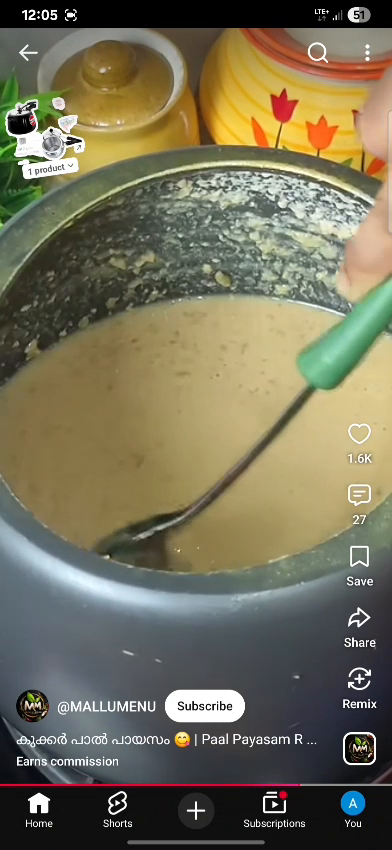
#> input picture frame 210 of data/payasam_test.mp4, 392 x 850 px
$ python video_analyzer.py
#> lines starting #> are read from the running program, lines starting #| are printed output that depends on the picture; long printed decimals are rounded
import cv2


def analyze_video(video_path):
    cap = cv2.VideoCapture(video_path)

    if not cap.isOpened():
        return None

    frame_count = int(cap.get(cv2.CAP_PROP_FRAME_COUNT))
    fps = cap.get(cv2.CAP_PROP_FPS)

    duration = frame_count / fps if fps > 0 else 0

    cap.release()

    return {
        "frame_count": frame_count,
        "fps": fps,
        "duration": duration
    }


def extract_middle_frame(video_path):
#> called with video_path = 'data/payasam_test.mp4'
    cap = cv2.VideoCapture(video_path)

    if not cap.isOpened():
        return None

    frame_count = int(cap.get(cv2.CAP_PROP_FRAME_COUNT))

    middle_frame = frame_count // 2
    cap.set(cv2.CAP_PROP_POS_FRAMES, middle_frame)

    success, frame = cap.read()
#> frame is the input picture: shape (850, 392, 3); mean B, G, R 89.1, 112.2, 117.3
    cap.release()

    if success:
        cv2.imwrite("data/middle_frame.jpg", frame)
        return True

    return False


def calculate_motion(frame1, frame2):
    gray1 = cv2.cvtColor(frame1, cv2.COLOR_BGR2GRAY)
    gray2 = cv2.cvtColor(frame2, cv2.COLOR_BGR2GRAY)

    difference = cv2.absdiff(gray1, gray2)

    motion_score = difference.mean()

    return motion_score


if __name__ == "__main__":
    video_path = "data/payasam_test.mp4"

    result = analyze_video(video_path)
    print(result)

    frame_result = extract_middle_frame(video_path)
    print("Middle frame extracted:", frame_result)

    cap = cv2.VideoCapture(video_path)

    motion_scores = []

    if cap.isOpened():
        cap.set(cv2.CAP_PROP_POS_FRAMES, 200)

        success, previous_frame = cap.read()
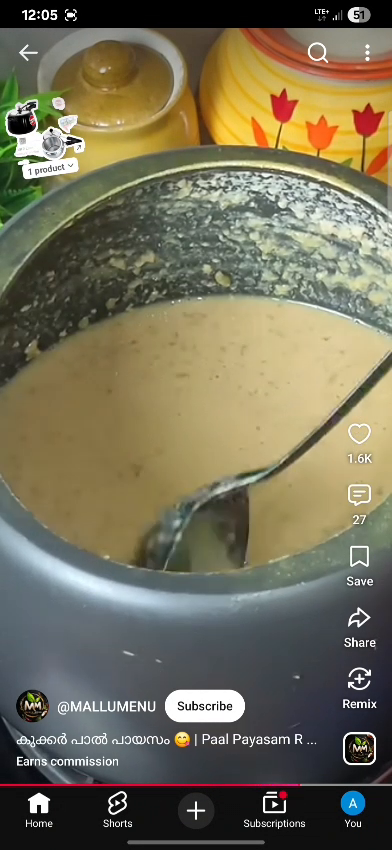
#> input picture frame 200 of data/payasam_test.mp4, 392 x 850 px
#> previous_frame is the input picture: shape (850, 392, 3); mean B, G, R 88.5, 111.1, 116.8

        if success:
            for i in range(10):
                success, current_frame = cap.read()

                if success:
                    motion = calculate_motion(
                        previous_frame,
                        current_frame
                    )

                    motion_scores.append(motion)
                    previous_frame = current_frame
#> this loop made 10 passes
#> (motion_score in calculate_motion, motion) on passes 1 to 10: (1.21, 1.21), (1.03, 1.03), (1.03, 1.03), (0.981, 0.981), (1.06, 1.06), (1.32, 1.32), (1.53, 1.53), (1.83, 1.83), (2.64, 2.64), (2.72, 2.72)
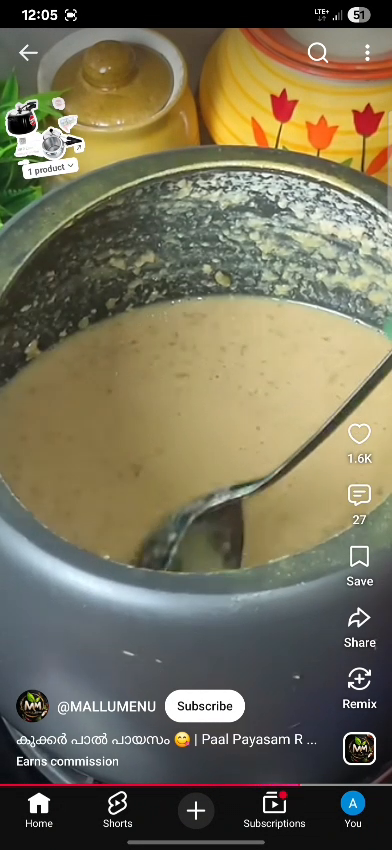
#> input picture frame 201 of data/payasam_test.mp4, 392 x 850 px
#> pass 1, in calculate_motion, `gray1 = cv2.cvtColor(frame1, cv2.COLOR_BGR2GRAY)`:
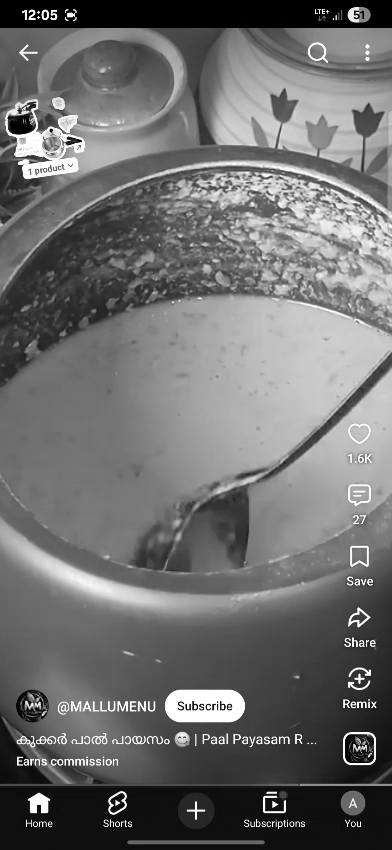
#> gray1: shape (850, 392); min 0, max 255, mean 110.2
#> pass 1, in calculate_motion, `difference = cv2.absdiff(gray1, gray2)`:
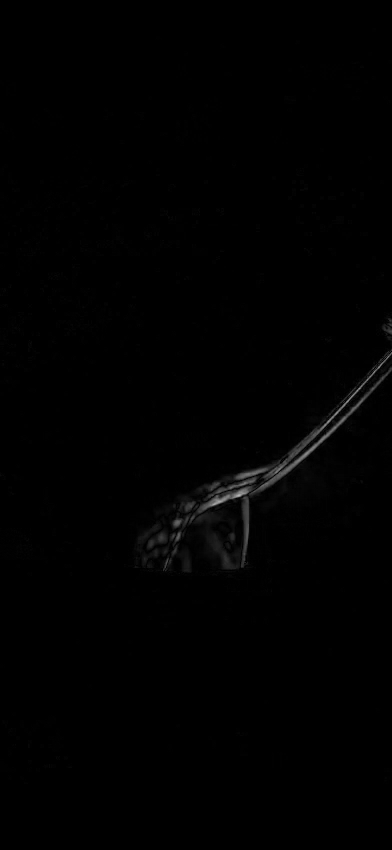
#> difference: shape (850, 392); min 0, max 182, mean 1.2
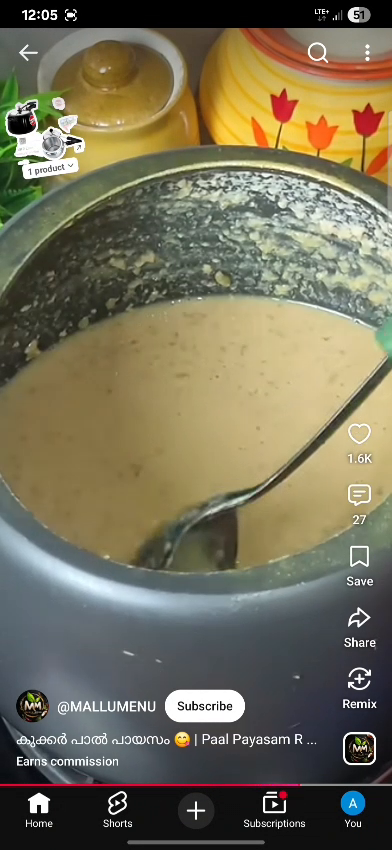
#> input picture frame 202 of data/payasam_test.mp4, 392 x 850 px
#> pass 2, in calculate_motion (call 2), `gray2 = cv2.cvtColor(frame2, cv2.COLOR_BGR2GRAY)`:
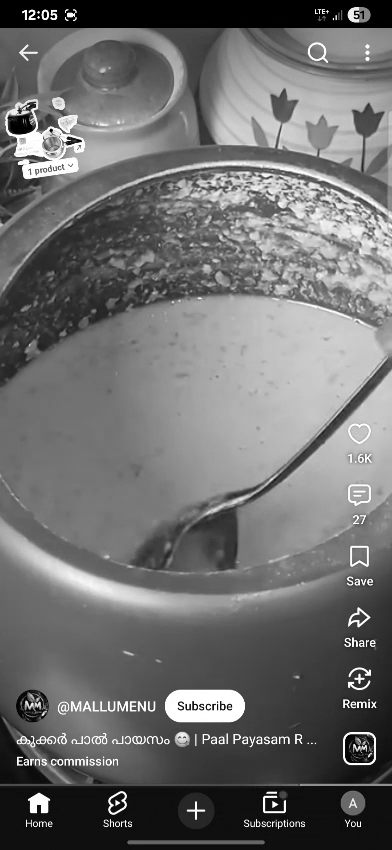
#> gray2: shape (850, 392); min 0, max 255, mean 110.5
#> after the loop, motion_scores = [1.21, 1.03, 1.03, 0.981, 1.06, 1.32, 1.53, 1.83, 2.64, 2.72]

        cap.release()

    print("Motion scores:", motion_scores)
#| Motion scores: [1.213, 1.027, 1.026, 0.9809, 1.059, 1.319, 1.530, 1.825, 2.637, 2.721]

    if motion_scores:
        average_motion = sum(motion_scores) / len(motion_scores)
#> average_motion = 1.53
        print("Average motion:", average_motion)
#| Average motion: 1.534

$ run again, starting later in the video
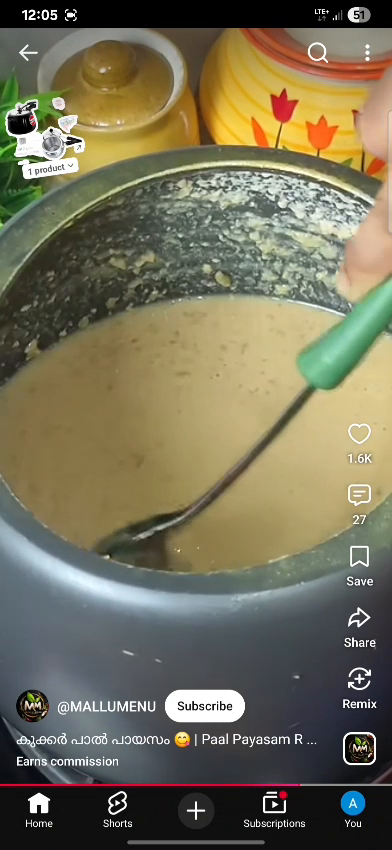
#> input picture frame 210 of data/payasam_test.mp4, 392 x 850 px
#> in extract_middle_frame, frame is the input picture: shape (850, 392, 3); mean B, G, R 89.1, 112.2, 117.3
#> the loop `for i in range(10):` made 10 passes
#> (motion_score in calculate_motion, motion) on passes 1 to 8: (1.21, 1.21), (1.03, 1.03), (1.03, 1.03), (0.981, 0.981), (1.06, 1.06), (1.32, 1.32), (1.53, 1.53), (1.83, 1.83)
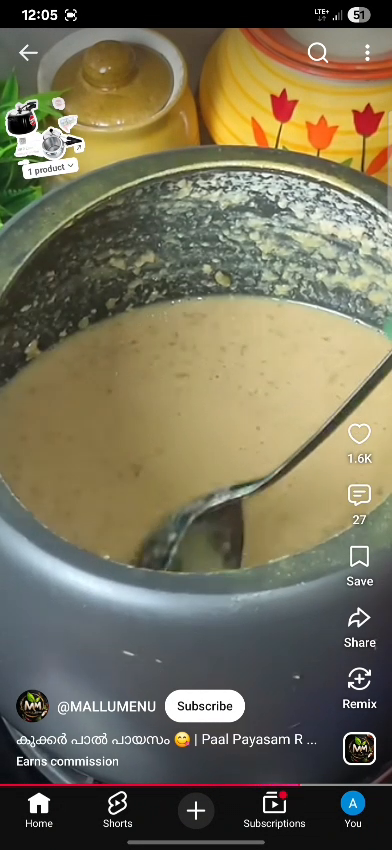
#> input picture frame 201 of data/payasam_test.mp4, 392 x 850 px
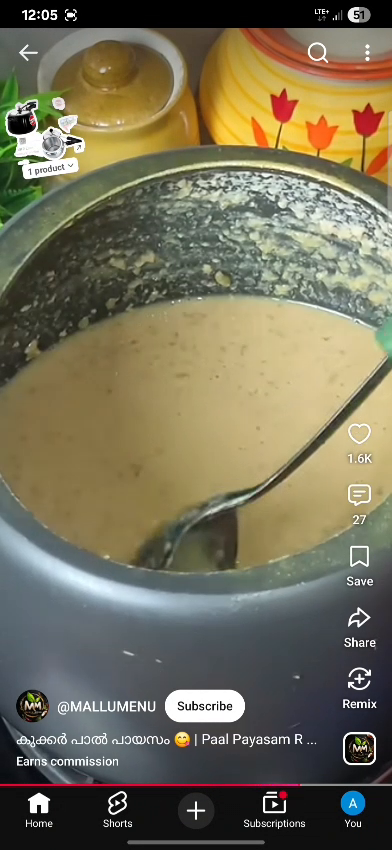
#> input picture frame 202 of data/payasam_test.mp4, 392 x 850 px
#> after the loop `for i in range(10):`: motion_scores = [1.21, 1.03, 1.03, 0.981, 1.06, 1.32, 1.53, 1.83, 2.64, 2.72]
#| Motion scores: [1.213, 1.027, 1.026, 0.9809, 1.059, 1.319, 1.530, 1.825, 2.637, 2.721]
#> average_motion = 1.53
#| Average motion: 1.534

$ run again, starting later in the video
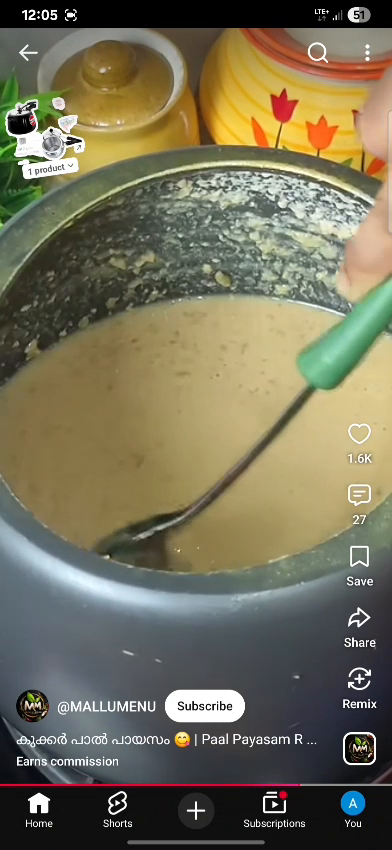
#> input picture frame 210 of data/payasam_test.mp4, 392 x 850 px
#> in extract_middle_frame, frame is the input picture: shape (850, 392, 3); mean B, G, R 89.1, 112.2, 117.3
#> the loop `for i in range(10):` made 10 passes
#> (motion_score in calculate_motion, motion) on passes 1 to 8: (1.21, 1.21), (1.03, 1.03), (1.03, 1.03), (0.981, 0.981), (1.06, 1.06), (1.32, 1.32), (1.53, 1.53), (1.83, 1.83)
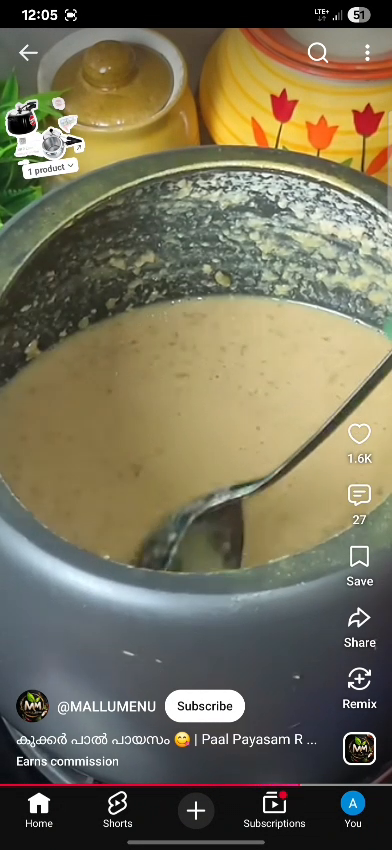
#> input picture frame 201 of data/payasam_test.mp4, 392 x 850 px
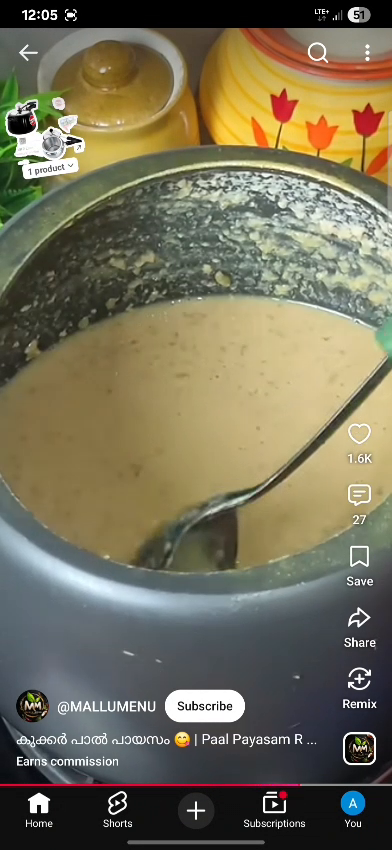
#> input picture frame 202 of data/payasam_test.mp4, 392 x 850 px
#> after the loop `for i in range(10):`: motion_scores = [1.21, 1.03, 1.03, 0.981, 1.06, 1.32, 1.53, 1.83, 2.64, 2.72]
#| Motion scores: [1.213, 1.027, 1.026, 0.9809, 1.059, 1.319, 1.530, 1.825, 2.637, 2.721]
#> average_motion = 1.53
#| Average motion: 1.534
